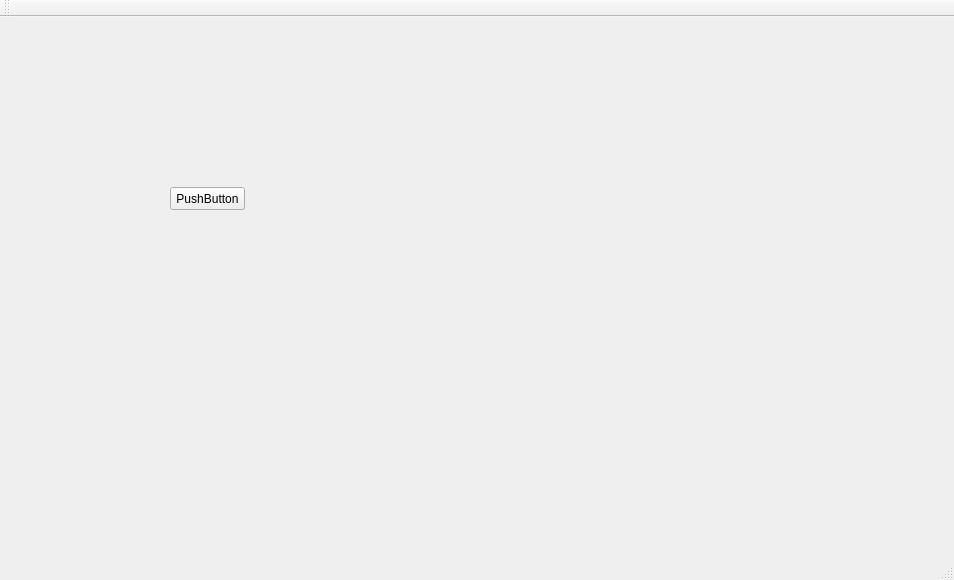
<?xml version="1.0" encoding="UTF-8"?>
<ui version="4.0">
 <class>QtWidgetsApplication1Class</class>
 <widget class="QMainWindow" name="QtWidgetsApplication1Class">
  <property name="geometry">
   <rect>
    <x>0</x>
    <y>0</y>
    <width>954</width>
    <height>580</height>
   </rect>
  </property>
  <property name="windowTitle">
   <string>QtWidgetsApplication1</string>
  </property>
  <widget class="QWidget" name="centralWidget">
   <widget class="QPushButton" name="pushButton">
    <property name="geometry">
     <rect>
      <x>170</x>
      <y>170</y>
      <width>75</width>
      <height>23</height>
     </rect>
    </property>
    <property name="text">
     <string>PushButton</string>
    </property>
   </widget>
  </widget>
  <widget class="QMenuBar" name="menuBar">
   <property name="geometry">
    <rect>
     <x>0</x>
     <y>0</y>
     <width>954</width>
     <height>23</height>
    </rect>
   </property>
  </widget>
  <widget class="QToolBar" name="mainToolBar">
   <attribute name="toolBarArea">
    <enum>TopToolBarArea</enum>
   </attribute>
   <attribute name="toolBarBreak">
    <bool>false</bool>
   </attribute>
  </widget>
  <widget class="QStatusBar" name="statusBar"/>
 </widget>
 <layoutdefault spacing="6" margin="11"/>
 <resources>
  <include location="QtWidgetsApplication1.qrc"/>
 </resources>
 <connections>
  <connection>
   <sender>QtWidgetsApplication1Class</sender>
   <signal>destroyed()</signal>
   <receiver>QtWidgetsApplication1Class</receiver>
   <slot>SaveAndRelease()</slot>
   <hints>
    <hint type="sourcelabel">
     <x>901</x>
     <y>466</y>
    </hint>
    <hint type="destinationlabel">
     <x>1040</x>
     <y>479</y>
    </hint>
   </hints>
  </connection>
 </connections>
 <slots>
  <slot>SaveAndRelease()</slot>
 </slots>
</ui>
